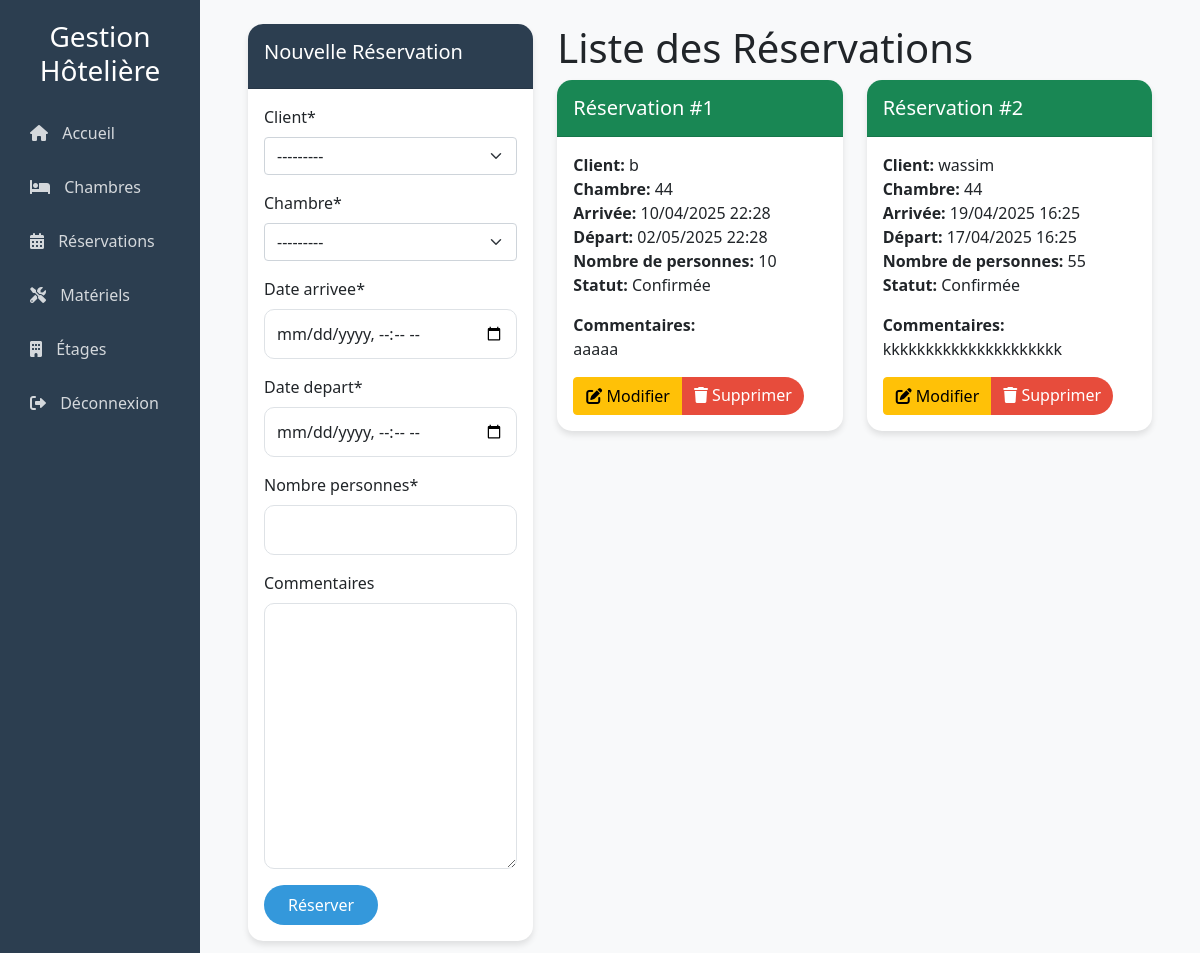
The page /reservations/ (signed in) on the database its author committed.
### reservations/models.py (models this page shows, shortened)
class Reservation(models.Model):
    client = models.ForeignKey('users.CustomUser', on_delete=models.CASCADE)
    chambre = models.ForeignKey('chambres.Chambre', on_delete=models.CASCADE)
    date_arrivee = models.DateTimeField()
    date_depart = models.DateTimeField()
    nombre_personnes = models.IntegerField()
    statut = models.CharField(max_length=20, choices=[
        ('confirmee', 'Confirmée'),
        ('en_cours', 'En cours'),
        ('terminee', 'Terminée'),
        ('annulee', 'Annulée')
    ])
    commentaires = models.TextField(blank=True)

### users/models.py (models this page shows)
class CustomUser(AbstractUser):
    telephone = models.CharField(max_length=15)
    adresse = models.TextField()
    role = models.CharField(max_length=20, choices=[
        ('admin', 'Administrateur'),
        ('receptionniste', 'Réceptionniste'),
        ('femme_chambre', 'Femme de Chambre'),
        ('client', 'Client')
    ])
    date_creation = models.DateTimeField(auto_now_add=True)
    groups = models.ManyToManyField(
        'auth.Group',
        related_name='custom_user_set',
        blank=True,
        help_text='The groups this user belongs to.',
        verbose_name='groups',
    )
    user_permissions = models.ManyToManyField(
        'auth.Permission',
        related_name='custom_user_set',
        blank=True,
        help_text='Specific permissions for this user.',
        verbose_name='user permissions',
    )

### chambres/models.py (models this page shows)
class Chambre(models.Model):
    numero = models.CharField(max_length=10, unique=True)
    etage = models.ForeignKey('etages.Etage', on_delete=models.CASCADE)
    type_chambre = models.ForeignKey(TypeChambre, on_delete=models.CASCADE)
    capacite = models.IntegerField()
    statut = models.CharField(max_length=20, choices=[
        ('disponible', 'Disponible'),
        ('occupee', 'Occupée'),
        ('maintenance', 'En maintenance'),
        ('nettoyage', 'En nettoyage')
    ])
    description = models.TextField()
    def __str__(self):
        return f"Chambre {self.numero} - {self.type_chambre.nom}"

### reservations/views.py (the view, shortened to what this page needs)
# urls.py: path('', views.liste_reservations, name='liste_reservations'),
@login_required
def liste_reservations(request):
    if request.user.role == 'client':
        reservations = Reservation.objects.filter(client=request.user)
    else:
        reservations = Reservation.objects.all()
    form = ReservationForm()
    return render(request, 'reservations/liste_reservations.html', {
        'reservations': reservations,
        'form': form
    })

### reservations/forms.py
class ReservationForm(forms.ModelForm):
    class Meta:
        model = Reservation
        fields = ['client', 'chambre', 'date_arrivee', 'date_depart', 'nombre_personnes', 'commentaires']
        widgets = {
            'date_arrivee': forms.DateTimeInput(attrs={'type': 'datetime-local'}),
            'date_depart': forms.DateTimeInput(attrs={'type': 'datetime-local'}),
        }

### templates/reservations/liste_reservations.html (shortened to what this page needs)
{% extends 'base.html' %}
{% load crispy_forms_tags %}
{% block content %}
<div class="container mt-4">
    <div class="row">
        <div class="col-md-4 mb-4">
            <div class="card">
                <div class="card-header">
                    <h5>Nouvelle Réservation</h5>
                </div>
                <div class="card-body">
                    <form method="post">
                        {{ form|crispy }}
                        <button type="submit" class="btn btn-primary">Réserver</button>
                    </form>
                </div>
            </div>
        </div>
        <div class="col-md-8">
            <h1>Liste des Réservations</h1>
            <div class="row">
                {% for reservation in reservations %}
                <div class="col-md-6 mb-4">
                    <div class="card">
                        <div class="card-header {% if reservation.statut == 'confirmee' %}bg-success text-white{% elif reservation.statut == 'annulee' %}bg-danger text-white{% endif %}">
                            <h5 class="card-title mb-0">Réservation #{{ reservation.id }}</h5>
                        </div>
                        <div class="card-body">
                            <p class="card-text">
                                <strong>Client:</strong> {{ reservation.client.username }}<br>
                                <strong>Chambre:</strong> {{ reservation.chambre.numero }}<br>
                                <strong>Arrivée:</strong> {{ reservation.date_arrivee|date:"d/m/Y H:i" }}<br>
                                <strong>Départ:</strong> {{ reservation.date_depart|date:"d/m/Y H:i" }}<br>
                                <strong>Nombre de personnes:</strong> {{ reservation.nombre_personnes }}<br>
                                <strong>Statut:</strong> {{ reservation.get_statut_display }}
                            </p>
                            {% if reservation.commentaires %}
                            <p class="card-text">
                                <strong>Commentaires:</strong><br>
                                {{ reservation.commentaires }}
                            </p>
                            {% endif %}
                            <div class="btn-group">
                                <a href="{% url 'reservations:update_reservation' reservation.id %}" class="btn btn-warning">
                                    <i class="fas fa-edit"></i> Modifier
                                </a>
                                <a href="{% url 'reservations:delete_reservation' reservation.id %}" class="btn btn-danger">
                                    <i class="fas fa-trash"></i> Supprimer
                                </a>
                            </div>
                        </div>
                    </div>
                </div>
                {% endfor %}
            </div>
        </div>
    </div>
</div>
{% endblock %}

### templates/base.html (style rules this page uses)
:root { --primary-color: #2c3e50; --secondary-color: #3498db; --accent-color: #e74c3c; --light-bg: #f8f9fa; }
body { background-color: var(--light-bg); font-family: 'Segoe UI', Tahoma, Geneva, Verdana, sans-serif; }
.card { border: none; border-radius: 15px; box-shadow: 0 4px 6px rgba(0,0,0,0.1); transition: all 0.3s ease; margin-bottom: 20px; }
.card-header { background-color: var(--primary-color); color: white; border-radius: 15px 15px 0 0 !important; padding: 1rem; }
.btn-primary { background-color: var(--secondary-color); border: none; padding: 0.5rem 1.5rem; border-radius: 25px; transition: all 0.3s ease; }
.btn-danger { background-color: var(--accent-color); border: none; border-radius: 25px; }
.animate-fade-in { animation: fadeIn 0.5s ease-in; }
.form-control { border-radius: 10px; border: 1px solid #dee2e6; padding: 0.75rem; }

### rows shown on the page
Reservation: id "1", client.username "b", chambre.numero "44", date_arrivee "10/04/2025 22:28", date_depart "02/05/2025 22:28", nombre_personnes "10", statut "Confirmée", commentaires "aaaaa"
Reservation: id "2", client.username "wassim", chambre.numero "44", date_arrivee "19/04/2025 16:25", date_depart "17/04/2025 16:25", nombre_personnes "55", statut "Confirmée", commentaires "kkkkkkkkkkkkkkkkkkkkk"
